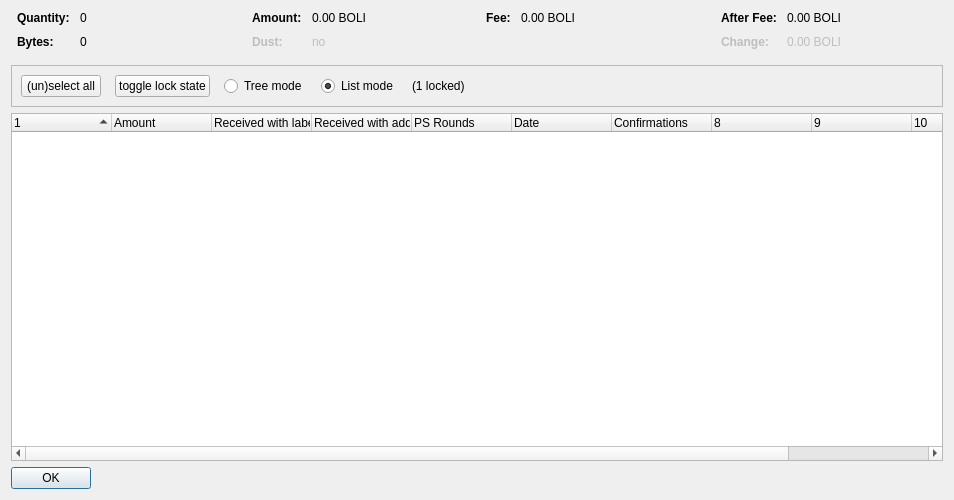
<?xml version="1.0" encoding="UTF-8"?>
<ui version="4.0">
 <class>CoinControlDialog</class>
 <widget class="QDialog" name="CoinControlDialog">
  <property name="geometry">
   <rect>
    <x>0</x>
    <y>0</y>
    <width>954</width>
    <height>500</height>
   </rect>
  </property>
  <property name="windowTitle">
   <string>Coin Selection</string>
  </property>
  <layout class="QVBoxLayout" name="verticalLayout">
   <item>
    <layout class="QHBoxLayout" name="horizontalLayoutTop" stretch="0,0,0,0">
     <property name="topMargin">
      <number>0</number>
     </property>
     <property name="bottomMargin">
      <number>10</number>
     </property>
     <item>
      <layout class="QFormLayout" name="formLayoutCoinControl1">
       <property name="horizontalSpacing">
        <number>10</number>
       </property>
       <property name="verticalSpacing">
        <number>10</number>
       </property>
       <property name="leftMargin">
        <number>6</number>
       </property>
       <property name="rightMargin">
        <number>6</number>
       </property>
       <item row="0" column="0">
        <widget class="QLabel" name="labelCoinControlQuantityText">
         <property name="font">
          <font>
           <weight>75</weight>
           <bold>true</bold>
          </font>
         </property>
         <property name="text">
          <string>Quantity:</string>
         </property>
        </widget>
       </item>
       <item row="0" column="1">
        <widget class="QLabel" name="labelCoinControlQuantity">
         <property name="cursor">
          <cursorShape>IBeamCursor</cursorShape>
         </property>
         <property name="contextMenuPolicy">
          <enum>Qt::ActionsContextMenu</enum>
         </property>
         <property name="text">
          <string notr="true">0</string>
         </property>
         <property name="textInteractionFlags">
          <set>Qt::LinksAccessibleByMouse|Qt::TextSelectableByKeyboard|Qt::TextSelectableByMouse</set>
         </property>
        </widget>
       </item>
       <item row="1" column="0">
        <widget class="QLabel" name="labelCoinControlBytesText">
         <property name="font">
          <font>
           <weight>75</weight>
           <bold>true</bold>
          </font>
         </property>
         <property name="text">
          <string>Bytes:</string>
         </property>
        </widget>
       </item>
       <item row="1" column="1">
        <widget class="QLabel" name="labelCoinControlBytes">
         <property name="cursor">
          <cursorShape>IBeamCursor</cursorShape>
         </property>
         <property name="contextMenuPolicy">
          <enum>Qt::ActionsContextMenu</enum>
         </property>
         <property name="text">
          <string notr="true">0</string>
         </property>
         <property name="textInteractionFlags">
          <set>Qt::LinksAccessibleByMouse|Qt::TextSelectableByKeyboard|Qt::TextSelectableByMouse</set>
         </property>
        </widget>
       </item>
      </layout>
     </item>
     <item>
      <layout class="QFormLayout" name="formLayoutCoinControl2">
       <property name="horizontalSpacing">
        <number>10</number>
       </property>
       <property name="verticalSpacing">
        <number>10</number>
       </property>
       <property name="leftMargin">
        <number>6</number>
       </property>
       <property name="rightMargin">
        <number>6</number>
       </property>
       <item row="0" column="0">
        <widget class="QLabel" name="labelCoinControlAmountText">
         <property name="font">
          <font>
           <weight>75</weight>
           <bold>true</bold>
          </font>
         </property>
         <property name="text">
          <string>Amount:</string>
         </property>
        </widget>
       </item>
       <item row="0" column="1">
        <widget class="QLabel" name="labelCoinControlAmount">
         <property name="cursor">
          <cursorShape>IBeamCursor</cursorShape>
         </property>
         <property name="contextMenuPolicy">
          <enum>Qt::ActionsContextMenu</enum>
         </property>
         <property name="text">
          <string notr="true">0.00 BOLI</string>
         </property>
         <property name="textInteractionFlags">
          <set>Qt::LinksAccessibleByMouse|Qt::TextSelectableByKeyboard|Qt::TextSelectableByMouse</set>
         </property>
        </widget>
       </item>
       <item row="1" column="0">
        <widget class="QLabel" name="labelCoinControlLowOutputText">
         <property name="enabled">
          <bool>false</bool>
         </property>
         <property name="font">
          <font>
           <weight>75</weight>
           <bold>true</bold>
          </font>
         </property>
         <property name="text">
          <string>Dust:</string>
         </property>
        </widget>
       </item>
       <item row="1" column="1">
        <widget class="QLabel" name="labelCoinControlLowOutput">
         <property name="enabled">
          <bool>false</bool>
         </property>
         <property name="cursor">
          <cursorShape>IBeamCursor</cursorShape>
         </property>
         <property name="contextMenuPolicy">
          <enum>Qt::ActionsContextMenu</enum>
         </property>
         <property name="text">
          <string notr="true">no</string>
         </property>
         <property name="textInteractionFlags">
          <set>Qt::LinksAccessibleByMouse|Qt::TextSelectableByKeyboard|Qt::TextSelectableByMouse</set>
         </property>
        </widget>
       </item>
      </layout>
     </item>
     <item>
      <layout class="QFormLayout" name="formLayoutCoinControl3">
       <property name="horizontalSpacing">
        <number>10</number>
       </property>
       <property name="verticalSpacing">
        <number>10</number>
       </property>
       <property name="leftMargin">
        <number>6</number>
       </property>
       <property name="rightMargin">
        <number>6</number>
       </property>
       <item row="0" column="0">
        <widget class="QLabel" name="labelCoinControlFeeText">
         <property name="font">
          <font>
           <weight>75</weight>
           <bold>true</bold>
          </font>
         </property>
         <property name="text">
          <string>Fee:</string>
         </property>
        </widget>
       </item>
       <item row="0" column="1">
        <widget class="QLabel" name="labelCoinControlFee">
         <property name="cursor">
          <cursorShape>IBeamCursor</cursorShape>
         </property>
         <property name="contextMenuPolicy">
          <enum>Qt::ActionsContextMenu</enum>
         </property>
         <property name="text">
          <string notr="true">0.00 BOLI</string>
         </property>
         <property name="textInteractionFlags">
          <set>Qt::LinksAccessibleByMouse|Qt::TextSelectableByKeyboard|Qt::TextSelectableByMouse</set>
         </property>
        </widget>
       </item>
      </layout>
     </item>
     <item>
      <layout class="QFormLayout" name="formLayoutCoinControl4">
       <property name="horizontalSpacing">
        <number>10</number>
       </property>
       <property name="verticalSpacing">
        <number>10</number>
       </property>
       <property name="leftMargin">
        <number>6</number>
       </property>
       <property name="rightMargin">
        <number>6</number>
       </property>
       <item row="0" column="0">
        <widget class="QLabel" name="labelCoinControlAfterFeeText">
         <property name="font">
          <font>
           <weight>75</weight>
           <bold>true</bold>
          </font>
         </property>
         <property name="text">
          <string>After Fee:</string>
         </property>
        </widget>
       </item>
       <item row="0" column="1">
        <widget class="QLabel" name="labelCoinControlAfterFee">
         <property name="cursor">
          <cursorShape>IBeamCursor</cursorShape>
         </property>
         <property name="contextMenuPolicy">
          <enum>Qt::ActionsContextMenu</enum>
         </property>
         <property name="text">
          <string notr="true">0.00 BOLI</string>
         </property>
         <property name="textInteractionFlags">
          <set>Qt::LinksAccessibleByMouse|Qt::TextSelectableByKeyboard|Qt::TextSelectableByMouse</set>
         </property>
        </widget>
       </item>
       <item row="1" column="0">
        <widget class="QLabel" name="labelCoinControlChangeText">
         <property name="enabled">
          <bool>false</bool>
         </property>
         <property name="font">
          <font>
           <weight>75</weight>
           <bold>true</bold>
          </font>
         </property>
         <property name="text">
          <string>Change:</string>
         </property>
        </widget>
       </item>
       <item row="1" column="1">
        <widget class="QLabel" name="labelCoinControlChange">
         <property name="enabled">
          <bool>false</bool>
         </property>
         <property name="cursor">
          <cursorShape>IBeamCursor</cursorShape>
         </property>
         <property name="contextMenuPolicy">
          <enum>Qt::ActionsContextMenu</enum>
         </property>
         <property name="text">
          <string notr="true">0.00 BOLI</string>
         </property>
         <property name="textInteractionFlags">
          <set>Qt::LinksAccessibleByMouse|Qt::TextSelectableByKeyboard|Qt::TextSelectableByMouse</set>
         </property>
        </widget>
       </item>
      </layout>
     </item>
    </layout>
   </item>
   <item>
    <widget class="QFrame" name="frame">
     <property name="minimumSize">
      <size>
       <width>0</width>
       <height>40</height>
      </size>
     </property>
     <property name="frameShape">
      <enum>QFrame::StyledPanel</enum>
     </property>
     <property name="frameShadow">
      <enum>QFrame::Sunken</enum>
     </property>
     <layout class="QHBoxLayout" name="horizontalLayout">
      <item>
       <layout class="QHBoxLayout" name="horizontalLayoutPanel" stretch="0,0,0,0,0,0">
        <property name="spacing">
         <number>14</number>
        </property>
        <item>
         <widget class="QPushButton" name="pushButtonSelectAll">
          <property name="sizePolicy">
           <sizepolicy hsizetype="Maximum" vsizetype="Fixed">
            <horstretch>0</horstretch>
            <verstretch>0</verstretch>
           </sizepolicy>
          </property>
          <property name="text">
           <string>(un)select all</string>
          </property>
          <property name="autoDefault">
           <bool>false</bool>
          </property>
         </widget>
        </item>
        <item>
         <widget class="QPushButton" name="pushButtonToggleLock">
          <property name="sizePolicy">
           <sizepolicy hsizetype="Maximum" vsizetype="Fixed">
            <horstretch>0</horstretch>
            <verstretch>0</verstretch>
           </sizepolicy>
          </property>
          <property name="text">
           <string>toggle lock state</string>
          </property>
          <property name="autoDefault">
           <bool>false</bool>
          </property>
         </widget>
        </item>
        <item>
         <widget class="QRadioButton" name="radioTreeMode">
          <property name="sizePolicy">
           <sizepolicy hsizetype="Maximum" vsizetype="Fixed">
            <horstretch>0</horstretch>
            <verstretch>0</verstretch>
           </sizepolicy>
          </property>
          <property name="text">
           <string>Tree mode</string>
          </property>
         </widget>
        </item>
        <item>
         <widget class="QRadioButton" name="radioListMode">
          <property name="sizePolicy">
           <sizepolicy hsizetype="Maximum" vsizetype="Fixed">
            <horstretch>0</horstretch>
            <verstretch>0</verstretch>
           </sizepolicy>
          </property>
          <property name="text">
           <string>List mode</string>
          </property>
          <property name="checked">
           <bool>true</bool>
          </property>
         </widget>
        </item>
        <item>
         <widget class="QLabel" name="labelLocked">
          <property name="text">
           <string>(1 locked)</string>
          </property>
         </widget>
        </item>
        <item>
         <spacer name="horizontalSpacer">
          <property name="orientation">
           <enum>Qt::Horizontal</enum>
          </property>
          <property name="sizeHint" stdset="0">
           <size>
            <width>40</width>
            <height>20</height>
           </size>
          </property>
         </spacer>
        </item>
       </layout>
      </item>
     </layout>
    </widget>
   </item>
   <item>
    <widget class="CoinControlTreeWidget" name="treeWidget">
     <property name="contextMenuPolicy">
      <enum>Qt::CustomContextMenu</enum>
     </property>
     <property name="sortingEnabled">
      <bool>false</bool>
     </property>
     <property name="columnCount">
      <number>11</number>
     </property>
     <attribute name="headerShowSortIndicator" stdset="0">
      <bool>true</bool>
     </attribute>
     <attribute name="headerStretchLastSection">
      <bool>false</bool>
     </attribute>
     <column>
      <property name="text">
       <string/>
      </property>
     </column>
     <column>
      <property name="text">
       <string>Amount</string>
      </property>
     </column>
     <column>
      <property name="text">
       <string>Received with label</string>
      </property>
     </column>
     <column>
      <property name="text">
       <string>Received with address</string>
      </property>
     </column>
     <column>
      <property name="text">
       <string>PS Rounds</string>
      </property>
     </column>
     <column>
      <property name="text">
       <string>Date</string>
      </property>
     </column>
     <column>
      <property name="text">
       <string>Confirmations</string>
      </property>
      <property name="toolTip">
       <string>Confirmed</string>
      </property>
     </column>
     <column>
      <property name="text">
       <string/>
      </property>
     </column>
     <column>
      <property name="text">
       <string/>
      </property>
     </column>
     <column>
      <property name="text">
       <string/>
      </property>
     </column>
     <column>
      <property name="text">
       <string/>
      </property>
     </column>
    </widget>
   </item>
   <item>
    <widget class="QDialogButtonBox" name="buttonBox">
     <property name="sizePolicy">
      <sizepolicy hsizetype="Maximum" vsizetype="Fixed">
       <horstretch>0</horstretch>
       <verstretch>0</verstretch>
      </sizepolicy>
     </property>
     <property name="orientation">
      <enum>Qt::Horizontal</enum>
     </property>
     <property name="standardButtons">
      <set>QDialogButtonBox::Ok</set>
     </property>
    </widget>
   </item>
  </layout>
 </widget>
 <customwidgets>
  <customwidget>
   <class>CoinControlTreeWidget</class>
   <extends>QTreeWidget</extends>
   <header>coincontroltreewidget.h</header>
  </customwidget>
 </customwidgets>
 <resources/>
 <connections/>
</ui>
